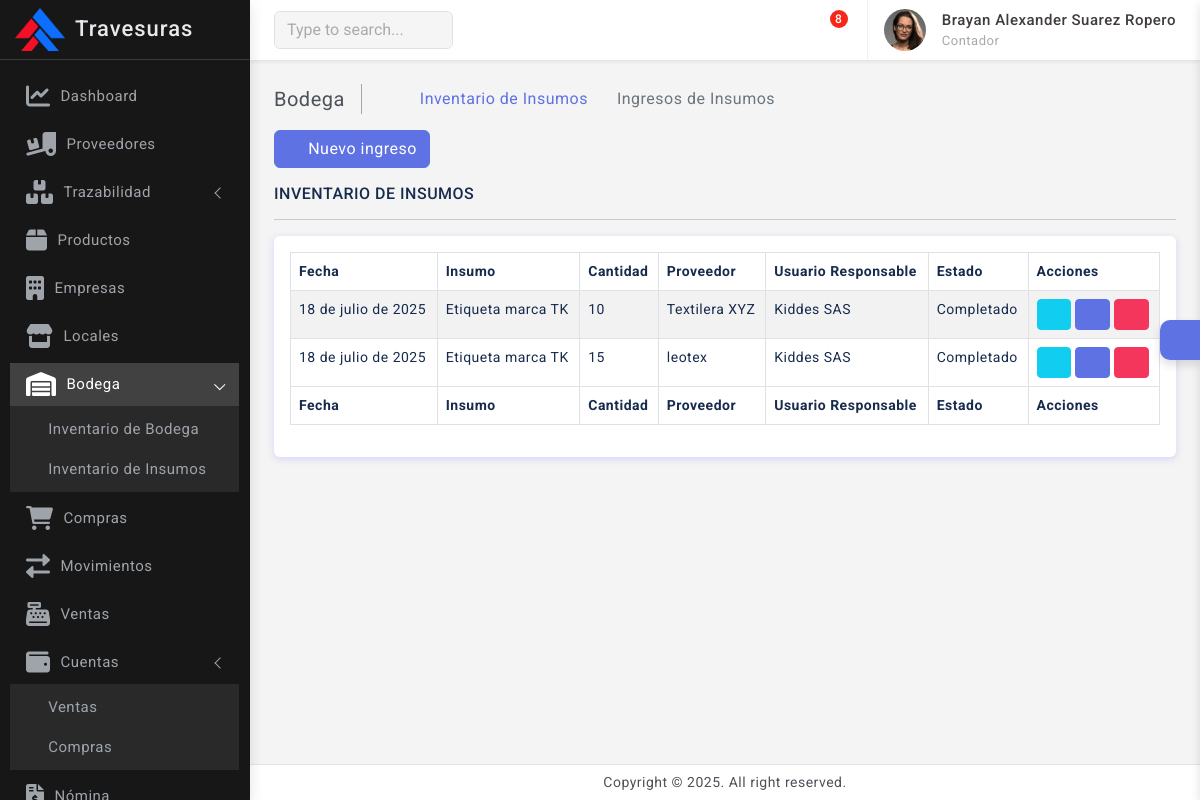
Page /bodega/ingresos/ (signed in) on the committed database.
### empresas/models.py (models this page shows, shortened)
class Empresa(models.Model):
    razon_social            = models.CharField(max_length=100)
    nit                     = models.CharField(max_length=20, unique=True)
    telefono                = models.CharField(max_length=20, unique=True)
    correo                  = models.EmailField(max_length=100, unique=True)
    logo                    = models.ImageField(upload_to='empresas', blank=False, null=False)

### usuarios/models.py (models this page shows, shortened)
class PerfilUsuario(models.Model):
    usuario                             = models.OneToOneField(Usuario, on_delete=models.CASCADE)
    nombre                              = models.CharField(max_length=50)
    apellido                            = models.CharField(max_length=50)
    documento                           = models.IntegerField(unique=True)
    telefono                            = models.IntegerField(unique=True)
    cargo                               = models.ForeignKey(Cargo, on_delete=models.CASCADE, related_name="Cargo")
    def full_name(self):
        return f'{self.nombre} {self.apellido}'

class Cargo(models.Model):
    nombre  = models.CharField(max_length=50, unique=True)
    area    = models.ForeignKey(Area, on_delete=models.CASCADE, related_name="Area_relacionada")
    def __str__(self):
        return self.nombre

### bodega/models.py (models this page shows, shortened)
class IngresoInsumo(models.Model):
    insumo = models.ForeignKey(Insumo, on_delete=models.CASCADE, related_name="ingresos")
    fecha = models.DateField(auto_now_add=True)
    cantidad = models.PositiveIntegerField()
    proveedor = models.ForeignKey(Proveedor, on_delete=models.CASCADE)
    user_responsable = models.ForeignKey("usuarios.PerfilUsuario", on_delete=models.CASCADE)
    estado = models.CharField(max_length=50, choices=EstadoChoices.choices, default=EstadoChoices.COMPLETADO)

class Insumo(models.Model):
    nombre = models.CharField(max_length=100, unique=True)
    stock_actual = models.PositiveIntegerField(default=0)
    tipo_insumo = models.ForeignKey(TipoInsumo, on_delete=models.CASCADE)
    unidad_medida = models.ForeignKey(UnidadMedida, on_delete=models.CASCADE)

### proveedores/models.py (models this page shows, shortened)
class Proveedor(models.Model):
    UserResponsable       = models.ForeignKey(PerfilUsuario, on_delete=models.CASCADE)
    Razon_Social          = models.CharField(max_length=100, null=False, blank=False)
    Tipo_documentos=(
        ('CC','Cedula Ciudadania'),
        ('NIT.','NNúmero Identificación TributariaIT.'),
        ('PAS','Pasaporte'),
    )
    Tipo_documento          = models.CharField(max_length=50, choices=Tipo_documentos, default='NIT')
    Identificacion          = models.IntegerField(unique=True, null=False, blank=False)
    Telefono                = models.IntegerField()
    Correo                  = models.EmailField(max_length=100, unique=True, null=False, blank=False)
    Ciudad                  = models.CharField(max_length=100)
    Direccion               = models.CharField(max_length=100)
    Fecha_Inicio_Actividad  = models.DateField(null=False, blank=False)
    class Meta:
        verbose_name='Proveedor'
        verbose_name_plural='Proveedores'

### bodega/views.py (the view)
# urls.py: path('ingresos/', views.listar_ingresos_insumo, name='ingresos_insumos'),
@login_required
def listar_ingresos_insumo(request):
    ingresos = IngresoInsumo.objects.select_related('user_responsable').order_by('-fecha')
    return render(request, 'bodega/insumos/listar_ingresos_insumo.html', {'ingresos': ingresos})

### templates/bodega/insumos/listar_ingresos_insumo.html (shortened to what this page needs)
{% extends 'base.html' %}
{% block content %}
    <div class="page-wrapper">
        <div class="page-content">
            <div class="page-breadcrumb d-none d-sm-flex align-items-center mb-3">
                <div class="breadcrumb-title pe-3">Bodega</div>
                <div class="ps-3">
                    <nav aria-label="breadcrumb">
                        <ol class="breadcrumb mb-0 p-0">
                            <li class="breadcrumb-item"><a href="{% url 'home' %}"><i class="bx bx-home-alt"></i></a></li>
                            <li class="breadcrumb-item"><a href="{% url 'inventario_insumos' %}">Inventario de Insumos</a></li>
                            <li class="breadcrumb-item active" aria-current="page">Ingresos de Insumos</li>
                        </ol>
                    </nav>
                </div>
            </div>
            <a href="{% url 'agregar_ingreso_insumo' %}" class="btn btn-primary mb-3">
                <i class="bx bx-plus"></i> Nuevo ingreso
            </a>
            <h6 class="mb-0 text-uppercase">Inventario de Insumos</h6>
            <hr />
            <div class="card">
                <div class="card-body">
                    <div class="table-responsive">
                        <table id="example2" class="table table-striped table-bordered">
                            <thead>
                                <tr>
                                    <th>Fecha</th>
                                    <th>Insumo</th>
                                    <th>Cantidad</th>
                                    <th>Proveedor</th>
                                    <th>Usuario Responsable</th>
                                    <th>Estado</th>
                                    <th>Acciones</th>
                                </tr>
                            </thead>
                            <tbody>
                                {% if ingresos %}
                                    {% for ingreso in ingresos %}
                                    <tr>
                                        <td>{{ ingreso.fecha }}</td>
                                        <td>{{ ingreso.insumo.nombre }}</td>
                                        <td>{{ ingreso.cantidad }}</td>
                                        <td>{{ ingreso.proveedor.Razon_Social }}</td>
                                        <td>{{ ingreso.user_responsable.full_name }}</td>
                                        <td>{{ ingreso.estado }}</td>
                                        <td>
                                            <a href="{% url 'detalle_ingreso_insumo' ingreso.id %}" class="btn btn-sm btn-info">
                                                <i class="bx bx-show"></i>
                                            </a>
                                            <a href="{% url 'editar_ingreso_insumo' ingreso.id %}" class="btn btn-sm btn-primary">
                                                <i class="bx bx-edit"></i>
                                            </a>
                                            <button class="btn btn-sm btn-danger delete-ingreso-insumo" data-id="{{ ingreso.id }}" title="Eliminar">
                                            <i class="bx bx-trash"></i>
                                            </button>
                                        </td>
                                    </tr>
                                    {% endfor %}
                                {% endif %}
                            </tbody>
                            <tfoot>
                                <tr>
                                    <th>Fecha</th>
                                    <th>Insumo</th>
                                    <th>Cantidad</th>
                                    <th>Proveedor</th>
                                    <th>Usuario Responsable</th>
                                    <th>Estado</th>
                                    <th>Acciones</th>
                                </tr>
                            </tfoot>
                        </table>
                    </div>
                </div>
            </div>
        </div>
    </div>
{% endblock %}

### templates/includes/dashboard_sidebar.html (shortened to what this page needs)
{% load static %}
<div class="sidebar-wrapper" data-simplebar="true">
    <div class="sidebar-header">
        {% if empresa_activa %}
            <div>
                <img src="{{ empresa_activa.logo.url }}" class="logo-icon" alt="logo icon">
            </div>
            <div>
                <h4 class="logo-text">{{ empresa_activa.razon_social }}</h4>
            </div>
            <div class="toggle-icon ms-auto"><i class='bx bx-arrow-to-left'></i>
            </div>
        {% else %}
            <div>
                <h4 class="logo-text">Administrador</h4>
            </div>
            <div class="toggle-icon ms-auto"><i class='bx bx-arrow-to-left'></i>
            </div>
        {% endif %}
    </div>
    <ul class="metismenu" id="menu">
        <li>
            <a href="{% url 'home' %}">
                <div class="parent-icon"><i class='fas fa-chart-line'></i></div>
                <div class="menu-title">Dashboard</div>
            </a>
        </li>
        <li>
            <a href="{% url 'proveedores' %}">
                <div class="parent-icon"><i class="fas fa-truck-loading"></i>
                </div>
                <div class="menu-title">Proveedores</div>
            </a>
        </li>
        {% with request.path as path %}
        <li class="{% if '/trazabilidad/' in path %}mm-active{% endif %}">
            <a href="#" class="has-arrow" aria-expanded="{% if '/trazabilidad/' in path %}true{% else %}false{% endif %}">
                <div class="parent-icon"><i class='fas fa-boxes'></i></div>
                <div class="menu-title">Trazabilidad</div>
            </a>
        </li>
        {% endwith %}
        {% with request.path as path %}
        <li class="{% if '/productos/' in path %}mm-active{% endif %}">
            <a href="{% url 'productos' %}">
                <div class="parent-icon"><i class='fas fa-box'></i>
                </div>
                <div class="menu-title">Productos</div>
            </a>
        </li>
        {% endwith %}
        {% with request.path as path %}
        <li class="{% if '/empresas/' in path %}mm-active{% endif %}">
            <a href="{% url 'empresas' %}">
                <div class="parent-icon"><i class='fas fa-building'></i>
                </div>
                <div class="menu-title">Empresas</div>
            </a>
        </li>
        {% endwith %}
        {% with request.path as path %}
        <li class="{% if '/locales/' in path %}mm-active{% endif %}">
            <a href="{% url 'locales' %}">
                <div class="parent-icon"><i class='fas fa-store'></i>
                </div>
                <div class="menu-title">Locales</div>
            </a>
        </li>
        {% endwith %}
        {% with request.path as path %}
        <li class="{% if '/bodega/' in path %}mm-active{% endif %}">
            <a href="#" class="has-arrow" aria-expanded="{% if '/bodega/' in path %}true{% else %}false{% endif %}">
                <div class="parent-icon"><i class='fas fa-warehouse'></i>
                </div>
                <div class="menu-title">Bodega</div>
            </a>
            <ul class="{% if '/bodega/' in path %}mm-collapse mm-show{% else %}mm-collapse{% endif %}">
                <li class="{% if '/bodega/inventario/' in path %}active mm-active{% endif %}">
                    <a href="{% url 'inventario_bodega' %}"><i class="bx bx-right-arrow-alt"></i>Inventario de Bodega</a>
                </li>
                <li class="{% if '/bodega/inventario-insumos/' in path %}active mm-active{% endif %}">
                    <a href="{% url 'inventario_insumos' %}"><i class="bx bx-right-arrow-alt"></i>Inventario de Insumos</a>
                </li>
            </ul>
        </li>
        {% endwith %}
        <li>
            <a href="#">
                <div class="parent-icon"><i class="fas fa-shopping-cart"></i>
                </div>
                <div class="menu-title">Compras</div>
            </a>
        </li>
        <li>
            <a href="#">
                <div class="parent-icon"> <i class="fas fa-exchange-alt"></i>
                </div>
                <div class="menu-title">Movimientos</div>
            </a>
        </li>
        <li>
            <a href="{% url 'lista_ventas' %}">
                <div class="parent-icon"><i class='fas fa-cash-register'></i>
                </div>
                <div class="menu-title">Ventas</div>
            </a>
        </li>
        <li>
            <a href="#" class="has-arrow">
                <div class="parent-icon"><i class="fas fa-wallet"></i>
                </div>
                <div class="menu-title">Cuentas</div>
            </a>
            <ul>
                <li> <a href="{% url 'ventas' %}"><i class="bx bx-right-arrow-alt"></i>Ventas</a> </li>
                <li> <a href="{% url 'compras' %}"><i class="bx bx-right-arrow-alt"></i>Compras</a> </li>
            </ul>
        </li>
        <li>
            <a href="{% url 'nomina' %}">
                <div class="parent-icon"><i class="fas fa-file-invoice-dollar"></i>
                </div>
                <div class="menu-title">Nómina</div>
            </a>
        </li>
    </ul>
</div>

### templates/includes/navbar.html (shortened to what this page needs)
{% load static %}
<header>
    <div class="topbar d-flex align-items-center">
        <nav class="navbar navbar-expand">
            <div class="search-bar flex-grow-1">
                <div class="position-relative search-bar-box">
                    <input type="text" class="form-control search-control" placeholder="Type to search..."> <span class="position-absolute top-50 search-show translate-middle-y"><i class='bx bx-search'></i></span>
                </div>
            </div>
            <div class="top-menu ms-auto">
                <ul class="navbar-nav align-items-center">
                    <li class="nav-item dropdown dropdown-large">
                        <a class="nav-link dropdown-toggle dropdown-toggle-nocaret" href="#" role="button" data-bs-toggle="dropdown" aria-expanded="false">	<i class='bx bx-category'></i>
                        </a>
                    </li>
                    <li class="nav-item dropdown dropdown-large">
                        <a class="nav-link dropdown-toggle dropdown-toggle-nocaret position-relative" href="#" role="button" data-bs-toggle="dropdown" aria-expanded="false">
                            <i class='bx bx-bell'></i>
                        </a>
                    </li>
                    <li class="nav-item dropdown dropdown-large">
                        <a class="nav-link dropdown-toggle dropdown-toggle-nocaret position-relative" href="#" role="button" data-bs-toggle="dropdown" aria-expanded="false"> <span class="alert-count">8</span>
                            <i class='bx bx-comment'></i>
                        </a>
                    </li>
                </ul>
            </div>
            <div class="user-box dropdown">
                <a class="d-flex align-items-center nav-link dropdown-toggle dropdown-toggle-nocaret" href="#" role="button" data-bs-toggle="dropdown" aria-expanded="false">
                    <img src="{% static 'images/avatars/avatar-2.png' %}" class="user-img" alt="user avatar">
                    <div class="user-info ps-3">
                        <p class="user-name mb-0"> {{perfil.full_name}} </p>
                        <p class="designattion mb-0">{{perfil.cargo}}</p>
                    </div>
                </a>
            </div>
        </nav>
    </div>
</header>

### rows in the picture
Empresa: logo (picture), razon_social "Travesuras"
PerfilUsuario: full_name "Brayan Alexander Suarez Ropero", cargo "Contador"
IngresoInsumo: fecha "18 de julio de 2025", insumo.nombre "Etiqueta marca TK", cantidad "10", proveedor.Razon_Social "Textilera XYZ", user_responsable.full_name "Kiddes SAS", estado "Completado"
IngresoInsumo: fecha "18 de julio de 2025", insumo.nombre "Etiqueta marca TK", cantidad "15", proveedor.Razon_Social "leotex", user_responsable.full_name "Kiddes SAS", estado "Completado"
